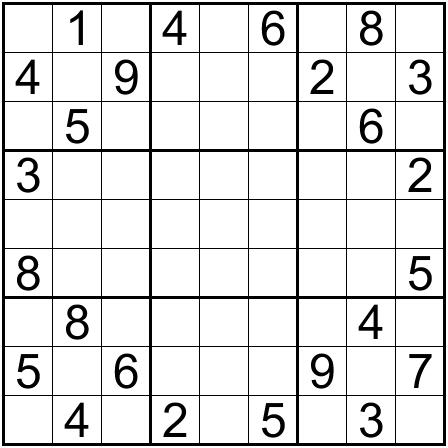
#> input picture Resources/shudu.jpg, 448 x 448 px
$ python 326.py
#> lines starting #> are read from the running program, lines starting #| are printed output that depends on the picture
import cv2
import numpy as np
from matplotlib import pyplot as plt
img = cv2.imread('Resources/shudu.jpg')
#> img is the input picture: shape (448, 448, 3); min 0, max 255, mean 225.3
rows,cols,ch=img.shape
#> rows = 448; cols = 448; ch = 3
#选择合适的数据点
pts1= np.float32([[50,50],[200,50],[50,200]])
pts2=np.float32([[10,100],[200,50],[100,250]])
#创建M变换矩阵
M= cv2.getAffineTransform(pts1,pts2)
#仿射变换
dst = cv2.warpAffine(img,M,(cols,rows))
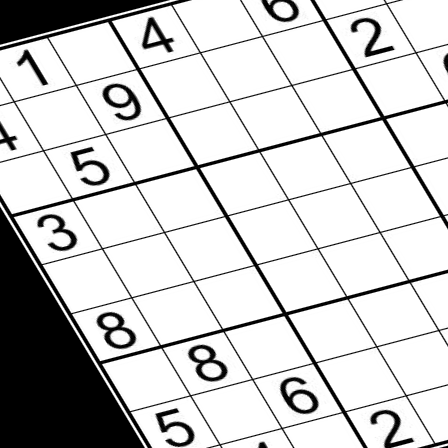
#> dst: shape (448, 448, 3); min 0, max 255, mean 204.9
#输出显示
plt.subplot(121), plt.imshow(img),plt.title('Input')
plt.subplot(122), plt.imshow(dst), plt.title('Output')
plt.show()
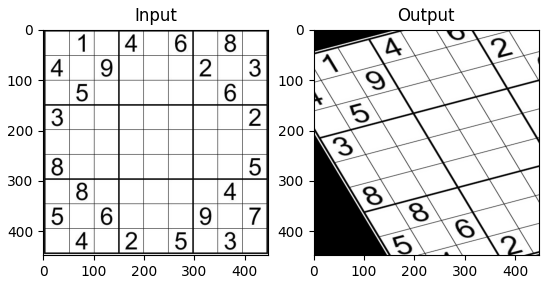
#> figure drawn by matplotlib, 2 panels
